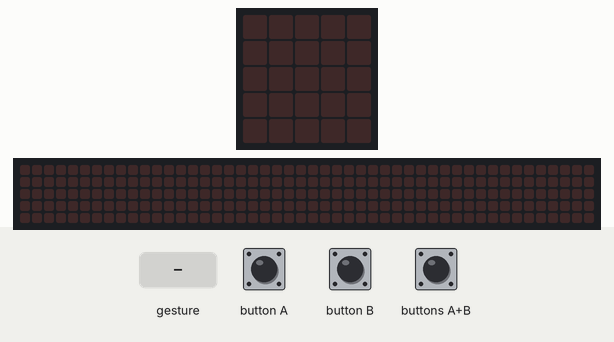
A program run on a simulated BBC micro:bit (MakeCode). Shown: the board's 5×5 LED display, a strip that is not on the board, showing the scrolling text unrolled. Inputs (shaded band) come from the test bench. Random numbers come from a fixed seed; a tilt is held for 1.5 s and a shake lasts 1 s, then the board lies face up again; the 48×5 strip is a reading aid, not a part: it shows the text the display is scrolling, unrolled, one strip-width of it at a time.

Above: at 1.2 s.
1.3 s: gesture 'shake'
At 2.1 s:
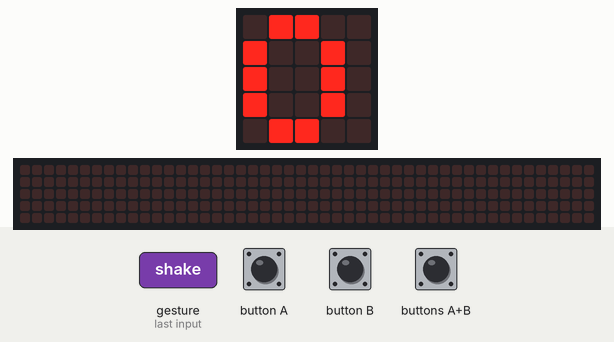
4.3 s: button B pressed for 0.15 s
At 5.77 s:
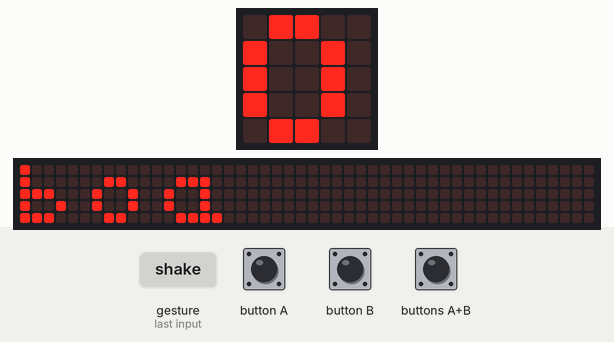
7.4 s: button A pressed for 0.15 s
At 10.3 s:
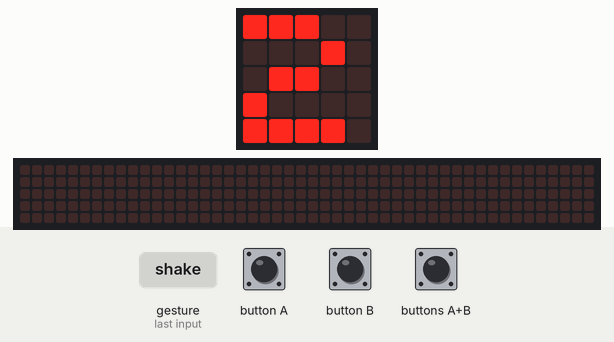
10.4 s: buttons A+B pressed for 0.15 s
At 12.22 s:
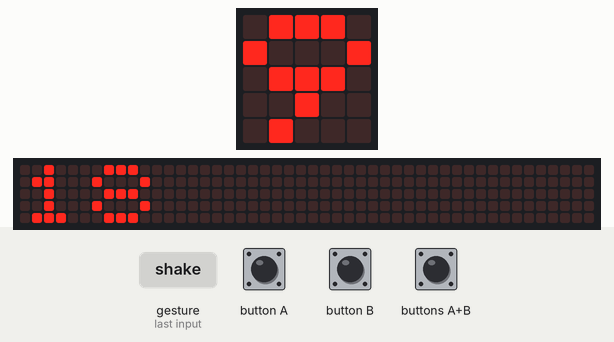
13.5 s: gesture 'shake'
At 15.67 s:
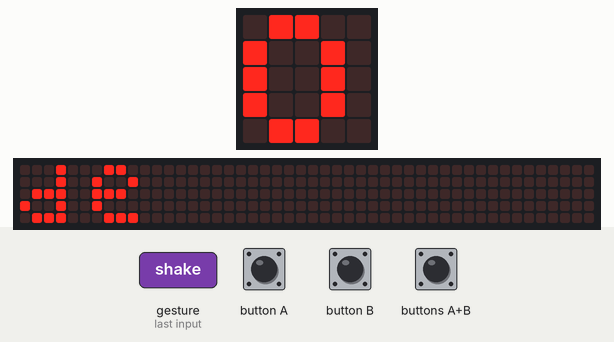
16.5 s: buttons A+B pressed for 1 s
At 20.17 s:
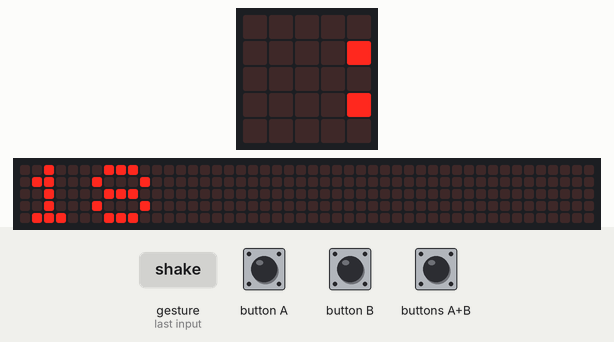

Measured:
- after the input at 1.3 s, the display: changes after 0.20 s (image 1)
- what the display in image 1 shows lasts 0.8 s, from 1.5 s to 2.3 s

The program:

main.ts
```typescript
input.onButtonPressed(Button.A, function () {
    numero_1 = randint(0, 10)
    numero_2 += randint(0, 10)
    basic.showNumber(numero_1)
    basic.showString("x")
    basic.showNumber(numero_2)
    nrjogadas += 1
    basic.pause(1000)
    basic.clearScreen()
})
input.onGesture(Gesture.Shake, function () {
    basic.showNumber(pontuação)
    basic.showString("de")
    basic.showNumber(nrjogadas)
    basic.pause(1000)
    basic.clearScreen()
    nrjogadas = 0
    pontuação = 0
})
input.onButtonPressed(Button.AB, function () {
    basic.showNumber(numero_1 * numero_2)
    basic.pause(1000)
    basic.clearScreen()
})
input.onButtonPressed(Button.B, function () {
    pontuação += 1
    basic.showString("boa")
    basic.showIcon(IconNames.Happy)
    basic.pause(1000)
    basic.clearScreen()
})
let numero_2 = 0
let pontuação = 0
let nrjogadas = 0
let numero_1 = 0
numero_1 = 0
numero_1 = 0
nrjogadas = 0
pontuação = 0
```

test.ts
```typescript
// os teses vão aqui; isto não será compilado quando este pacote for usado como extensão.
```
